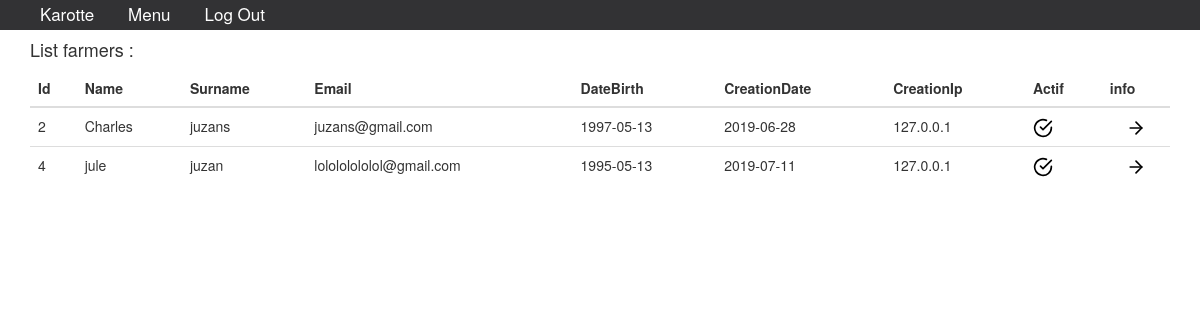
/BackOfficeKarotte/ListeAgriulteurs (signed in), run on the app's committed database.
### tables this page shows
CREATE TABLE IF NOT EXISTS `Users` (
  `Id` int(9) NOT NULL,
  `Name` varchar(255) NOT NULL,
  `LastName` varchar(255) NOT NULL,
  `Email` varchar(255) NOT NULL,
  `Password` varchar(255) NOT NULL,
  `DateBirth` date DEFAULT NULL,
  `Type` int(1) NOT NULL,
  `Actif` int(1) NOT NULL DEFAULT '0',
  `Status` int(1) NOT NULL DEFAULT '1',
  `CreationDate` date NOT NULL,
  `CreationIp` varchar(100) NOT NULL
);

### BackOfficeKarotte/Controller/ListeAgriculteur.php (called while the page is built, shortened)
<?php
$objOffice = new office($connectOffice);
$listes = $objOffice->ListingFarmers();
?>

### BackOfficeKarotte/model/connectOffice.class.php (called while the page is built, shortened)
<?php
class connectOffice {
    public function setConnect(PDO $connectOffice)
    {
        $this -> _connectOffice = $connectOffice;
    }
}
?>

### BackOfficeKarotte/model/office.class.php (called while the page is built, shortened)
<?php
class office extends connectOffice {
    public function ListingFarmers(){
        $req = $this -> _connectOffice -> query("SELECT * FROM `Users` WHERE `Type` = 2 ");
        $res = $req -> fetchAll();
        return $res;
    }
}
?>

### BackOfficeKarotte/config.php (called while the page is built, shortened)
<?php
function routeUrlBO(){
    $nbslash = '';
    if(isset($_GET['i'])){
        $nburl = count(explode('/', $_GET['i']));
        if($nburl !== 0){
            for($i=1; $i < $nburl; $i++){
                $nbslash .= "../";
            }
        }
    }
    return $nbslash;
}
?>

### BackOfficeKarotte/views/ListeAgriulteurs.php (the view)
<?php
require "Controller/ListeAgriculteur.php";
if(isset($urlExplodeFarmer[1])){
    $verif = $objOffice->verifFarmer($urlExplodeFarmer[1]);
    if($verif > 0){
        ?>
        <div class="container ListeUtilisateurs">
            <h4>The information of an farmer :</h4>
            <div class="InfoUtilisateur">
                <?php
                foreach ($objOffice->infoFarmer($urlExplodeFarmer[1]) as $info){
                    ?>
                    <h4>Id :</h4>
                    <h4>Name :</h4>
                    <h4>Surname :</h4>
                    <h4>Email :</h4>
                    <p><?= $info['Id'] ?></p>
                    <p><?= $info['Name'] ?></p>
                    <p><?= $info['LastName'] ?></p>
                    <p><?= $info['Email'] ?></p>
                    <h4>Date Birth :</h4>
                    <h4>CreationDate :</h4>
                    <h4>CreationIp :</h4>
                    <h4>Actif :</h4>
                    <p><?= $info['DateBirth'] ?></p>
                    <p><?= $info['CreationDate'] ?></p>
                    <p><?= $info['CreationIp'] ?></p>
                    <p><?= $info['Actif'] ?></p>
                    <?php
                }
                foreach ($objOffice->infoFarmerMore($urlExplodeFarmer[1]) as $info){
                    ?>
                    <h4>Qualiter :</h4>
                    <h4>Biography :</h4>
                    <h4>Bic :</h4>
                    <h4>IBAN :</h4>
                    <p><?= $info['Type'] ?></p>
                    <p><?= $info['Biography'] ?></p>
                    <p><?= $info['Bic'] ?></p>
                    <p><?= $info['IBAN'] ?></p>
                    <h4>Road :</h4>
                    <h4>RoadName :</h4>
                    <h4>roadNumber :</h4>
                    <h4>PostalCode :</h4>
                    <p><?= $info['Road'] ?></p>
                    <p><?= $info['RoadName'] ?></p>
                    <p><?= $info['roadNumber'] ?></p>
                    <p><?= $info['PostalCode'] ?></p>
                    <h4>City :</h4>
                    <h4>Department :</h4>
                    <h4>County :</h4>
                    <h4>Phone :</h4>
                    <p><?= $info['City'] ?></p>
                    <p><?= $info['Region'] ?></p>
                    <p><?= $info['County'] ?></p>
                    <p><?= $info['Phone'] ?></p>
                    <?php
                }
                ?>
            </div>
        </div>
        <?php
    }else{
        ?>
        <div class="container ListeUtilisateurs">
            <h4>The information of an farmer :</h4>
            <div class="InfoUtilisateur">
                <div class="alert alert-danger" role="alert">
                    Farmer not found :
                </div>
            </div>
        </div>
        <?php
    }
}else{
    ?>
    <div class="container ListeUtilisateurs">
        <h4>List farmers :</h4>
        <table class="table table-hover table-fixed">
            <thead>
            <tr>
                <th>Id</th>
                <th>Name</th>
                <th>Surname</th>
                <th>Email</th>
                <th>DateBirth</th>
                <th>CreationDate</th>
                <th>CreationIp</th>
                <th>Actif</th>
                <th>info</th>
            </tr>
            </thead>
            <tbody>
            <?php
            foreach($listes as $Liste){
                ?>
                <tr>
                    <td><?= $Liste['Id'] ?></td>
                    <td><?= $Liste['Name'] ?></td>
                    <td><?= $Liste['LastName'] ?></td>
                    <td><?= $Liste['Email'] ?></td>
                    <td><?= $Liste['DateBirth'] ?></td>
                    <td><?= $Liste['CreationDate'] ?></td>
                    <td><?= $Liste['CreationIp'] ?></td>
                    <td>
                        <?php
                        if ($Liste['Actif'] == '1') {
                            ?>
                            <img src="<?= routeUrlBO() ?>src/images/icone/petiteIcone/minus-circle.svg" style="width: 20px" alt="icone">
                            <?php
                        } else if ($Liste['Actif'] == '0') {
                            ?>
                            <img src="<?= routeUrlBO() ?>src/images/icone/petiteIcone/check-circle.svg" style="width: 20px" alt="icone">
                            <?php
                        }
                        ?>
                    </td>
                    <th style="text-align: center" scope="row"><a href="<?= routeUrlBO() ?>ListeAgriulteurs/<?= $Liste['Id'] ?>"><img src="<?= routeUrlBO() ?>src/images/icone/petiteIcone/arrow-right.svg" style="width: 20px" alt="icone"></a></th>
                </tr>
                <?php
            }
            ?>
            </tbody>
        </table>
    </div>
    <?php
}
?>

### data on the page
users: Id "2", Name "Charles", LastName "juzans", Email "juzans@gmail.com", DateBirth "1997-05-13", CreationDate "2019-06-28", CreationIp "127.0.0.1", Actif 0 (drawn)
users: Id "4", Name "jule", LastName "juzan", Email "lolololololol@gmail.com", DateBirth "1995-05-13", CreationDate "2019-07-11", CreationIp "127.0.0.1", Actif 0 (drawn)
